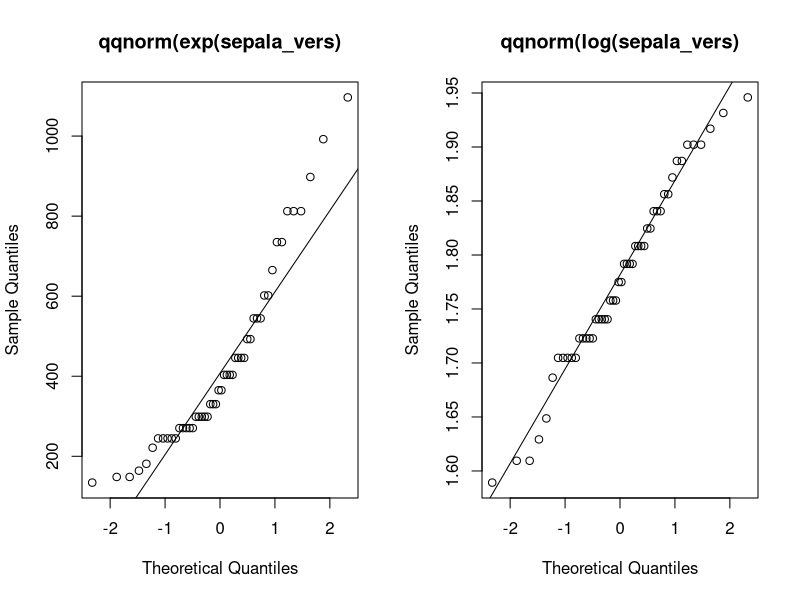
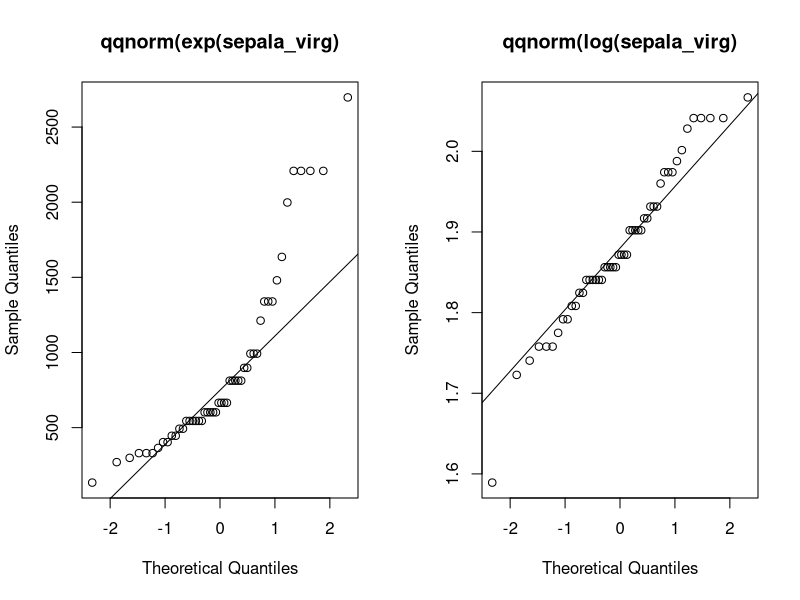
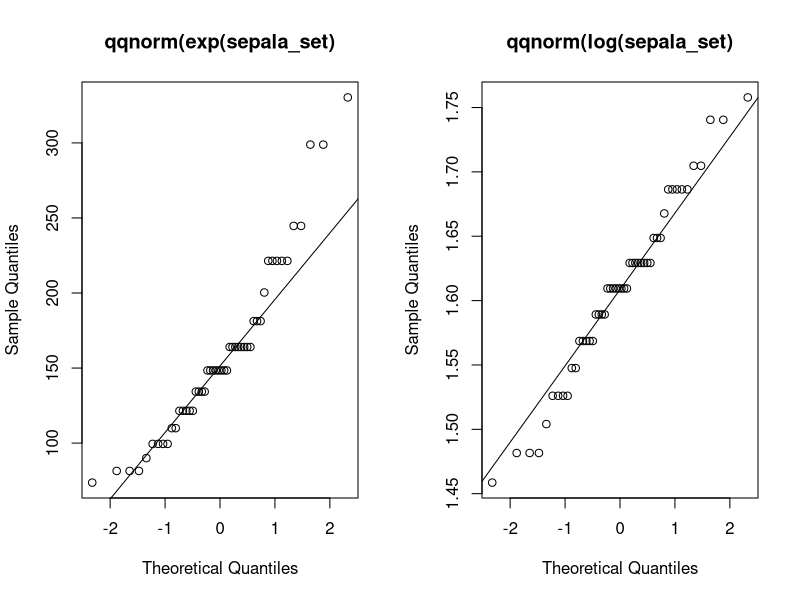
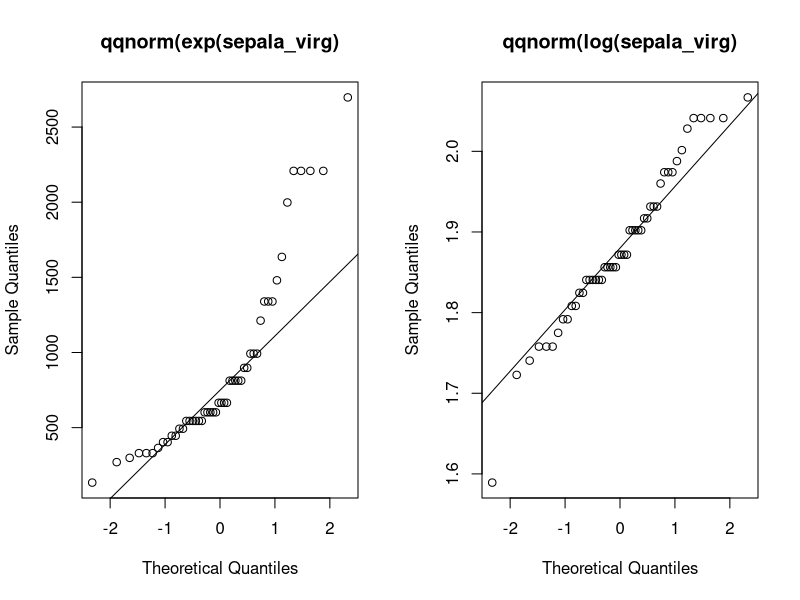
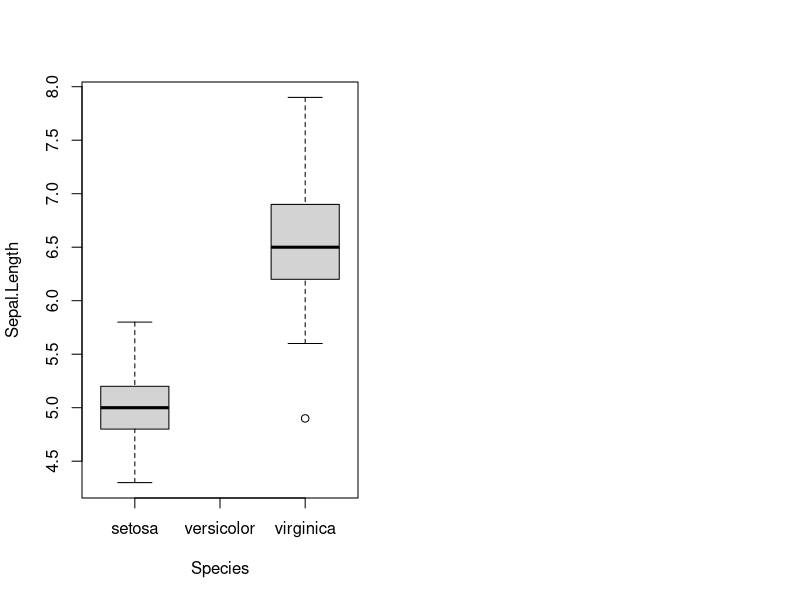

The R source for these figures, in order: (Note: this script raises an error after producing the figures.)
## ---- chunk 1
data(iris)
head(iris)

exer <- iris[iris$Species!='setosa',]

#Normalidadeexer
sepala_vers <- exer$Sepal.Length[exer$Species== 'versicolor']
sepala_virg <- exer$Sepal.Length[exer$Species== 'virginica']

shapiro.test(x =  sepala_vers) # ok - segue uma normalidade
shapiro.test(x =  sepala_virg) # ok - segue uma normalidade, p-value


par(mfrow=c(1,2))
qqnorm(exp(sepala_vers),main = "qqnorm(exp(sepala_vers)"); qqline(exp(sepala_vers))
qqnorm(log(sepala_vers),main = "qqnorm(log(sepala_vers)"); qqline(log(sepala_vers))

par(mfrow=c(1,2))
qqnorm(exp(sepala_virg),main = "qqnorm(exp(sepala_virg)"); qqline(exp(sepala_virg))
qqnorm(log(sepala_virg),main = "qqnorm(log(sepala_virg)"); qqline(log(sepala_virg))

# Amostras são independentes : sim são especies diferentes

car::leveneTest(Sepal.Length  ~ Species, exer) # Aceita a hipotese nula, as variancias são iguais
bartlett.test(Sepal.Length  ~ Species, exer) # Aceita a hipotese nula, as variancias são iguais
bartlett.test(x = exer$Sepal.Length, g = exer$Species) # Aceita a hipotese nula, as variancias são iguais


# Executar teste t 
t.test(Sepal.Length  ~ Species, exer, var.equal=TRUE) # medias são iguais, regeito minha hiposete nula, p < 0.01 
t.test(Sepal.Length  ~ Species, exer, var.equal=FALSE) # medias são iguais, regeito minha hiposete nula, p < 0.01 

## ---- chunk 2
data(iris)
head(iris)

exer <- iris[iris$Species!='versicolor',]

#Normalidadeexer
sepala_set <- exer$Sepal.Length[exer$Species== 'setosa']
sepala_virg <- exer$Sepal.Length[exer$Species== 'virginica']

summary(exer$Species)

shapiro.test(x =  sepala_set) # ok - segue uma normalidade
shapiro.test(x =  sepala_virg) # ok - segue uma normalidade, p-value


par(mfrow=c(1,2))
qqnorm(exp(sepala_set),main = "qqnorm(exp(sepala_set)"); qqline(exp(sepala_set))
qqnorm(log(sepala_set),main = "qqnorm(log(sepala_set)"); qqline(log(sepala_set))

par(mfrow=c(1,2))
qqnorm(exp(sepala_virg),main = "qqnorm(exp(sepala_virg)"); qqline(exp(sepala_virg))
qqnorm(log(sepala_virg),main = "qqnorm(log(sepala_virg)"); qqline(log(sepala_virg))

summary(exer[exer$Species == 'setosa',]) 
summary(exer[exer$Species == 'virginica',]) 

# Amostras são independentes : sim são especies diferentes
boxplot(Sepal.Length  ~ Species, exer)
leveneTest(Sepal.Length  ~ Species, exer) # Aceita a hipotese nula, as variancias não são iguais, o p-valor é menor que alpha 0.05
bartlett.test(Sepal.Length  ~ Species, exer) # Aceita a hipotese nula, as variancias não são iguais, o p-valor é menor que alpha 0.05
bartlett.test(x = exer$Sepal.Length, g = exer$Species) # Aceita a hipotese nula, as variancias não são iguais, o p-valor é menor que alpha 0.05

# Executar teste t 
t.test(Sepal.Length  ~ Species, exer, var.equal=FALSE) # medias são iguais, regeito minha hiposete nula, p < 0.01 


jmvelis@gmail.com
